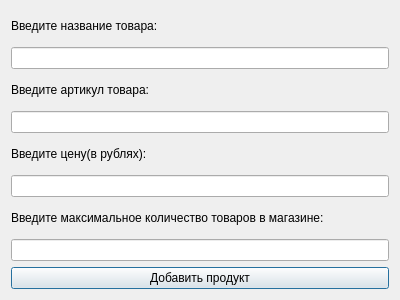
<?xml version="1.0" encoding="UTF-8"?>
<ui version="4.0">
 <class>add_prod</class>
 <widget class="QDialog" name="add_prod">
  <property name="geometry">
   <rect>
    <x>0</x>
    <y>0</y>
    <width>400</width>
    <height>300</height>
   </rect>
  </property>
  <property name="windowTitle">
   <string>Dialog</string>
  </property>
  <property name="styleSheet">
   <string notr="true"/>
  </property>
  <layout class="QVBoxLayout" name="verticalLayout">
   <item>
    <widget class="QLabel" name="label">
     <property name="text">
      <string>Введите название товара:</string>
     </property>
    </widget>
   </item>
   <item>
    <widget class="QLineEdit" name="Name_prod"/>
   </item>
   <item>
    <widget class="QLabel" name="label_2">
     <property name="text">
      <string>Введите артикул товара:</string>
     </property>
    </widget>
   </item>
   <item>
    <widget class="QLineEdit" name="Art_prod">
     <property name="maxLength">
      <number>6</number>
     </property>
    </widget>
   </item>
   <item>
    <widget class="QLabel" name="label_4">
     <property name="text">
      <string>Введите цену(в рублях):</string>
     </property>
    </widget>
   </item>
   <item>
    <widget class="QLineEdit" name="price_prod"/>
   </item>
   <item>
    <widget class="QLabel" name="label_3">
     <property name="text">
      <string>Введите максимальное количество товаров в магазине:</string>
     </property>
    </widget>
   </item>
   <item>
    <widget class="QLineEdit" name="Count_prod">
     <property name="maxLength">
      <number>5</number>
     </property>
    </widget>
   </item>
   <item>
    <widget class="QPushButton" name="add_prod_button">
     <property name="styleSheet">
      <string notr="true"/>
     </property>
     <property name="text">
      <string>Добавить продукт</string>
     </property>
    </widget>
   </item>
  </layout>
 </widget>
 <resources/>
 <connections/>
</ui>
